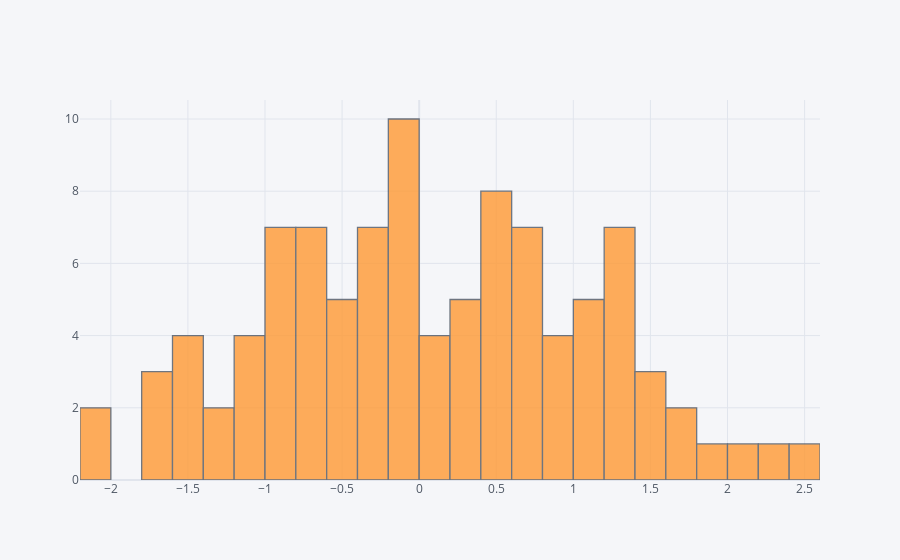

Source (notebook cell):
### Code cell
df['A'].iplot(kind='hist', bins=25)

### Figure 1 — Plotly figure (JSON) as saved in the notebook; plotly's stock layout.template omitted (floating-point values rounded to 4 significant figures)
{"data": [{"histfunc": "count", "histnorm": "", "marker": {"color": "rgba(255, 153, 51, 1.0)", "line": {"color": "#4D5663", "width": 1.3}}, "name": "A", "nbinsx": 25, "opacity": 0.8, "orientation": "v", "type": "histogram", "x": [-1.471, 0.8887, 1.473, 2.052, -0.4181, -0.004275, -1.709, -1.57, -0.7226, -1.057, -0.8504, -0.03714, 0.2679, -0.9381, 0.2749, -1.776, 1.104, -0.05645, -1.211, -1.15, -0.3226, -0.7582, -0.795, 2.243, 0.7707, -0.0009484, 1.911, -0.06348, 0.9169, 1.332, 1.189, -0.3503, -0.5747, -0.3567, 1.64, 1.389, -0.7185, 1.306, -0.9469, -0.3394, 0.6991, 1.089, -0.5391, 0.4692, -0.7199, 0.1041, 0.6517, -0.6581, -0.9778, -0.05406, -0.08717, 1.616, -0.8582, -1.334, -0.3235, 1.447, 1.289, -0.1723, -0.4325, 0.4265, 1.243, 0.586, -0.6348, -0.5612, 1.486, -1.642, 1.119, -0.05601, 1.332, -1.526, -1.08, 0.295, 0.7941, -0.2979, 0.5885, 0.09969, 0.1751, 0.4778, 2.513, 0.6287, -0.1944, -2.16, -0.8554, 0.1945, 0.4163, 1.343, 1.004, 0.7656, -0.9705, -0.2177, 0.6475, -1.489, -1.132, 0.4549, 0.8664, 0.2074, 0.5283, 0.3699, -2.14, 0.9356]}], "layout": {"barmode": "overlay", "legend": {"bgcolor": "#F5F6F9", "font": {"color": "#4D5663"}}, "paper_bgcolor": "#F5F6F9", "plot_bgcolor": "#F5F6F9", "title": {"font": {"color": "#4D5663"}}, "xaxis": {"gridcolor": "#E1E5ED", "showgrid": true, "tickfont": {"color": "#4D5663"}, "title": {"font": {"color": "#4D5663"}, "text": ""}, "zerolinecolor": "#E1E5ED"}, "yaxis": {"gridcolor": "#E1E5ED", "showgrid": true, "tickfont": {"color": "#4D5663"}, "title": {"font": {"color": "#4D5663"}, "text": ""}, "zerolinecolor": "#E1E5ED"}}}
